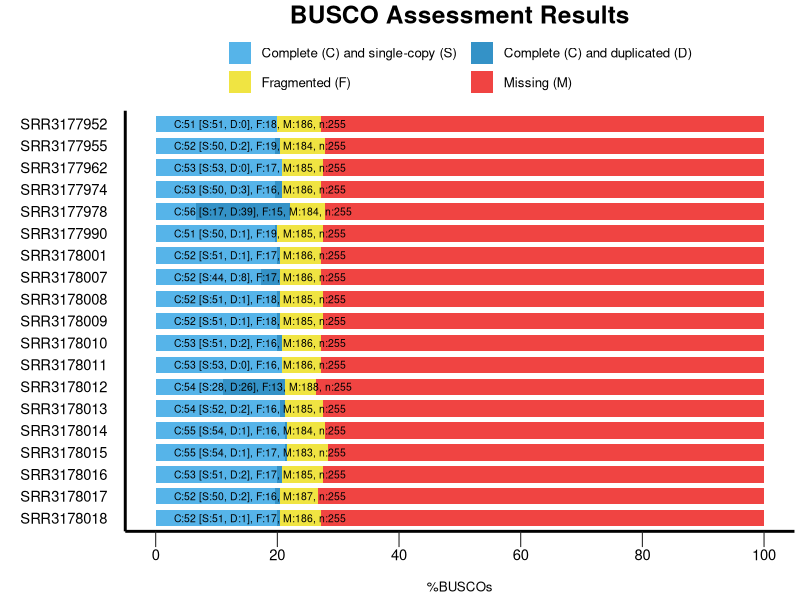

Recreate this plot in R.
######################################
#
# BUSCO summary figure
# @version 4.0.0
# @since BUSCO 2.0.0
# 
# Copyright (c) 2016-2020, Evgeny Zdobnov (ez@ezlab.org)
# Licensed under the MIT license. See LICENSE.md file.
#
######################################

# Load the required libraries
library(ggplot2)
library("grid")

# !!! CONFIGURE YOUR PLOT HERE !!! 
# Output
my_output <- paste("/Users/ShwetaPipaliya/Desktop/busco_figure_4.png",sep="/") 
my_width <- 20
my_height <- 15
my_unit <- "cm"

# Colors
my_colors <- c("#56B4E9", "#3492C7", "#F0E442", "#F04442")
# Bar height ratio
my_bar_height <- 0.75

# Legend
my_title <- "BUSCO Assessment Results"

# Font
my_family <- "sans"
my_size_ratio <- 1

# !!! SEE YOUR DATA HERE !!! 
# Your data as generated by python, remove or add more
my_species <- c('SRR3178011', 'SRR3178011', 'SRR3178011', 'SRR3178011', 'SRR3177952', 'SRR3177952', 'SRR3177952', 'SRR3177952', 'SRR3178001', 'SRR3178001', 'SRR3178001', 'SRR3178001', 'SRR3178010', 'SRR3178010', 'SRR3178010', 'SRR3178010', 'SRR3177962', 'SRR3177962', 'SRR3177962', 'SRR3177962', 'SRR3178013', 'SRR3178013', 'SRR3178013', 'SRR3178013', 'SRR3178012', 'SRR3178012', 'SRR3178012', 'SRR3178012', 'SRR3177978', 'SRR3177978', 'SRR3177978', 'SRR3177978', 'SRR3178014', 'SRR3178014', 'SRR3178014', 'SRR3178014', 'SRR3177990', 'SRR3177990', 'SRR3177990', 'SRR3177990', 'SRR3178015', 'SRR3178015', 'SRR3178015', 'SRR3178015', 'SRR3177955', 'SRR3177955', 'SRR3177955', 'SRR3177955', 'SRR3178016', 'SRR3178016', 'SRR3178016', 'SRR3178016', 'SRR3178008', 'SRR3178008', 'SRR3178008', 'SRR3178008', 'SRR3177974', 'SRR3177974', 'SRR3177974', 'SRR3177974', 'SRR3178018', 'SRR3178018', 'SRR3178018', 'SRR3178018', 'SRR3178009', 'SRR3178009', 'SRR3178009', 'SRR3178009', 'SRR3178017', 'SRR3178017', 'SRR3178017', 'SRR3178017', 'SRR3178007', 'SRR3178007', 'SRR3178007', 'SRR3178007')
my_species <- factor(my_species)
my_species <- factor(my_species,levels(my_species)[c(length(levels(my_species)):1)]) # reorder your species here just by changing the values in the vector :
my_percentage <- c(20.8, 0.0, 6.3, 72.9, 20.0, 0.0, 7.1, 72.9, 20.0, 0.4, 6.7, 72.9, 20.0, 0.8, 6.3, 72.9, 20.8, 0.0, 6.7, 72.5, 20.4, 0.8, 6.3, 72.5, 11.0, 10.2, 5.1, 73.7, 6.7, 15.3, 5.9, 72.1, 21.2, 0.4, 6.3, 72.1, 19.6, 0.4, 7.5, 72.5, 21.2, 0.4, 6.7, 71.7, 19.6, 0.8, 7.5, 72.1, 20.0, 0.8, 6.7, 72.5, 20.0, 0.4, 7.1, 72.5, 19.6, 1.2, 6.3, 72.9, 20.0, 0.4, 6.7, 72.9, 20.0, 0.4, 7.1, 72.5, 19.6, 0.8, 6.3, 73.3, 17.3, 3.1, 6.7, 72.9)
my_values <- c(53, 0, 16, 186, 51, 0, 18, 186, 51, 1, 17, 186, 51, 2, 16, 186, 53, 0, 17, 185, 52, 2, 16, 185, 28, 26, 13, 188, 17, 39, 15, 184, 54, 1, 16, 184, 50, 1, 19, 185, 54, 1, 17, 183, 50, 2, 19, 184, 51, 2, 17, 185, 51, 1, 18, 185, 50, 3, 16, 186, 51, 1, 17, 186, 51, 1, 18, 185, 50, 2, 16, 187, 44, 8, 17, 186)

######################################
######################################
######################################
# Code to produce the graph
labsize = 1
if (length(levels(my_species)) > 10){
 labsize = 0.66
}
print("Plotting the figure ...")
category <- c(rep(c("S","D","F","M"),c(1)))
category <-factor(category)
category = factor(category,levels(category)[c(4,1,2,3)])
df = data.frame(my_species,my_percentage,my_values,category)

figure <- ggplot() + 
  
  geom_bar(aes(y = my_percentage, x = my_species, fill = category), position = position_stack(reverse = TRUE), data = df, stat="identity", width=my_bar_height) + 
  coord_flip() + 
  theme_gray(base_size = 8) + 
  scale_y_continuous(labels = c("0","20","40","60","80","100"), breaks = c(0,20,40,60,80,100)) + 
  scale_fill_manual(values = my_colors,labels =c(" Complete (C) and single-copy (S)  ",
                                                 " Complete (C) and duplicated (D)",
                                                 " Fragmented (F)  ",
                                                 " Missing (M)")) +   
  ggtitle(my_title) + 
  xlab("") + 
  ylab("\n%BUSCOs") + 

  theme(plot.title = element_text(family=my_family, hjust=0.5, colour = "black", size = rel(2.2)*my_size_ratio, face = "bold")) + 
  theme(legend.position="top",legend.title = element_blank()) + 
  theme(legend.text = element_text(family=my_family, size = rel(1.2)*my_size_ratio)) + 
  theme(panel.background = element_rect(color="#FFFFFF", fill="white")) + 
  theme(panel.grid.minor = element_blank()) + 
  theme(panel.grid.major = element_blank()) +
  theme(axis.text.y = element_text(family=my_family, colour = "black", size = rel(1.66)*my_size_ratio)) + 
  theme(axis.text.x = element_text(family=my_family, colour = "black", size = rel(1.66)*my_size_ratio)) + 
  theme(axis.line = element_line(size=1*my_size_ratio, colour = "black")) + 
  theme(axis.ticks.length = unit(.85, "cm")) + 
  theme(axis.ticks.y = element_line(colour="white", size = 0)) + 
  theme(axis.ticks.x = element_line(colour="#222222")) + 
  theme(axis.ticks.length = unit(0.4, "cm")) + 
  theme(axis.title.x = element_text(family=my_family, size=rel(1.2)*my_size_ratio)) + 
  
  guides(fill = guide_legend(override.aes = list(colour = NULL))) +
  guides(fill=guide_legend(nrow=2,byrow=TRUE))
  
  for(i in rev(c(1:length(levels(my_species))))){
    detailed_values <- my_values[my_species==my_species[my_species==levels(my_species)[i]]]
    total_buscos <- sum(detailed_values)
    figure <- figure + 
    annotate("text", label=paste("C:", detailed_values[1] + detailed_values[2], " [S:", detailed_values[1], ", D:", detailed_values[2], "], F:", detailed_values[3], ", M:", detailed_values[4], ", n:", total_buscos, sep=""), 
             y=3, x = i, size = labsize*4*my_size_ratio, colour = "black", hjust=0, family=my_family)
  }
  
ggsave(figure, file=my_output, width = my_width, height = my_height, unit = my_unit)
print("Done")
